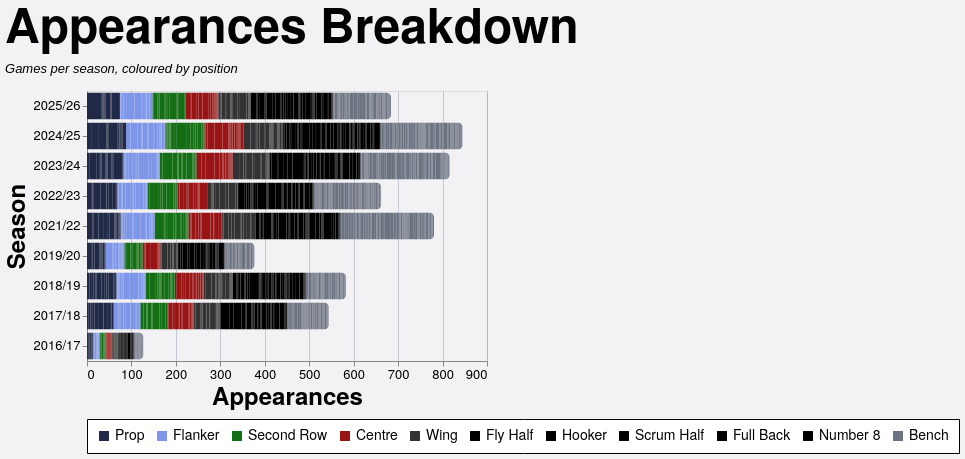

The Vega-Lite source for this figure:
### Vega-Lite specification from a JSON file in a GitHub repository (floating-point values rounded to 4 significant figures; data arrays with more than 128 entries replaced by an {"elided": "..."} marker saying what was removed)
{"config": {"axis": {"labelFont": "PT Sans Narrow, Helvetica Neue, Helvetica, Arial, sans-serif", "titleFont": "PT Sans Narrow, Helvetica Neue, Helvetica, Arial, sans-serif", "labelFontSize": 13, "titleFontSize": 24, "gridColor": "#202947", "gridOpacity": 0.2, "zindex": 1}, "text": {"font": "Lato, sans-serif"}, "bar": {"cornerRadiusEnd": 5}, "header": {"labelFont": "PT Sans Narrow, Helvetica Neue, Helvetica, Arial, sans-serif", "titleFont": "PT Sans Narrow, Helvetica Neue, Helvetica, Arial, sans-serif", "labelFontSize": 24, "titleFontSize": 28, "labelFontWeight": "bold", "orient": "left"}, "legend": {"labelFont": "PT Sans Narrow, Helvetica Neue, Helvetica, Arial, sans-serif", "titleFont": "PT Sans Narrow, Helvetica Neue, Helvetica, Arial, sans-serif", "labelFontSize": 14, "titleFontSize": 16, "titlePadding": 5, "fillColor": "white", "strokeColor": "black", "padding": 10, "titleFontWeight": "lighter", "titleFontStyle": "italic", "titleColor": "gray", "offset": 10}, "title": {"font": "PT Sans Narrow, Helvetica Neue, Helvetica, Arial, sans-serif", "fontSize": 48, "fontWeight": "bold", "anchor": "start", "align": "center", "titlePadding": 20, "subtitlePadding": 10, "subtitleFontSize": 13, "subtitleColor": "", "subtitleFontStyle": "italic", "offset": 15, "color": "black"}, "axisX": {"labelAngle": 0}, "facet": {"title": null, "header": null, "align": {"row": "each", "column": "each"}}, "resolve": {"scale": {"y": "independent", "facet": "independent"}}, "background": "#f2f1f4", "scale": {"offsetBandPaddingOuter": 0.2, "offsetBandPaddingInner": 0.1}}, "data": {"name": "data-fbe30ad456053fb9932c20be2192a4d5"}, "mark": {"type": "bar"}, "encoding": {"color": {"field": "color_value", "legend": {"orient": "bottom", "title": null}, "scale": {"domain": ["Prop", "Flanker", "Second Row", "Centre", "Wing", "Fly Half", "Hooker", "Scrum Half", "Full Back", "Number 8", "Bench"], "range": ["#202946", "#7d96e8", "#146f14", "#991515", "#333333", "#000000", "#000000", "#000000", "#000000", "#000000", "#6b7280"]}, "type": "nominal"}, "order": {"field": "stack_order", "type": "quantitative"}, "tooltip": [{"field": "player", "title": "Player", "type": "nominal"}, {"field": "season", "title": "Season", "type": "nominal"}, {"field": "color_value", "title": "Position", "type": "nominal"}, {"aggregate": "sum", "field": "apps", "title": "Appearances", "type": "quantitative"}], "x": {"aggregate": "sum", "field": "apps", "title": "Appearances", "type": "quantitative"}, "y": {"field": "season", "sort": {"field": "season_sort", "op": "max", "order": "descending"}, "title": "Season", "type": "nominal"}}, "height": {"step": 30}, "title": {"text": "Appearances Breakdown", "subtitle": "Games per season, coloured by position"}, "width": 400, "$schema": "https://vega.github.io/schema/vega-lite/v5.20.1.json", "datasets": {"data-fbe30ad456053fb9932c20be2192a4d5": {"elided": "2502 records"}}}
